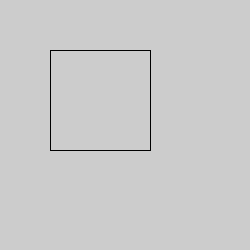
Frame 1 (no input)
Frame 60 (the mouse pressed at the canvas centre just before this capture): identical to frame 1, image omitted
Frame 120 (the mouse held since frame 60 and released just before this capture): identical to frame 1, image omitted

The Processing sketch that drew this single still picture (run headless with seeded random() and noise(); from frame 60 on, the mouse is pressed at the canvas centre):

// Processing sketch: opdracht9_4
// ── opdracht9_4.pde
void setup() {
  size(250, 250);
  
  int oppervlakte = vierkant(50, 50, 100, 100);
  println("Oppervlakte: " + oppervlakte);
}

void draw() {
  
}

int vierkant(int x, int y, int breedte, int hoogte) {
  line(x, y, x + breedte, y);
  line(x + breedte, y, x + breedte, y + hoogte);
  line(x + breedte, y + hoogte, x, y + hoogte);
  line(x, y + hoogte, x, y);
  return breedte * hoogte; 
}
